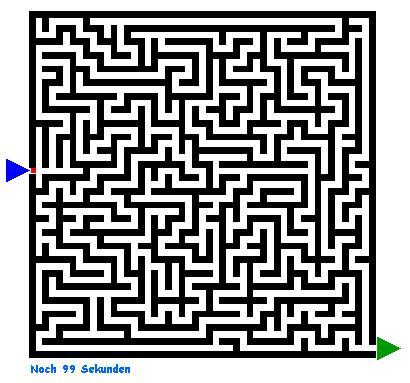
%> input picture labyrinth.jpg, 410 x 383 px
$ octave --eval "result = splitChannels(imread('../labyrinth.jpg'));"   (GNU Octave 9; MATLAB toolbox functions it lacks are replaced by stand-ins)
%> lines starting %> are read from the running program, lines starting %| are printed output that depends on the picture; in (x1, y1, x2, y2) boxes, pixels count from 0 and x2, y2 are one past the last pixel; in counts of white or black regions, pixels touching at a corner belong together; the program's own positions count from 1
### MatLab/centroid.m
function[resVec] = centroid(input)

% calculates centroid after gray to binary conversion
%
% INPUT
% input     ... 1 channel image
%
% OUTPUT
% resVec      ... centroid position

input = im2bw(input);
input = input * 255;
input = im2double(input);

m00 = 0.0;
m10 = 0.0;
m01 = 0.0;

[sizeX, sizeY] = size(input);

for x=1:sizeX
    for y=1:sizeY
       m00 = m00 + input(x,y);
       m10 = m10 + x * input(x,y);
       m01 = m01 + y * input(x,y);
    end
end

resVec = [int64(m10/m00), int64(m01/m00)];
end

### MatLab/splitChannels.m
function[resRed, resGreen, resGrey, pathStart] = splitChannels(input)

% Splits the red and green channel, creates a greyscale and
% finds the starting-point from the original image
%
% INPUT
% input ... original image
%
% OUTPUT
% resRed    ... red channel
% resGreen  ... green channel
% resGrey   ... greyscale image
% pathStart ... (x,y)-coordinates of the starting-point

si = size(input);
%> si = [383 410 3]
output = zeros(si(1),si(2));
for i = 1:si(1)
    for j = 1:si(2)
        if(input(i, j, 1) > input(i, j, 2)+0.14 && input(i, j, 1) > input(i, j, 3)+0.14)
            output(i,j) = 255;
        end
    end
end
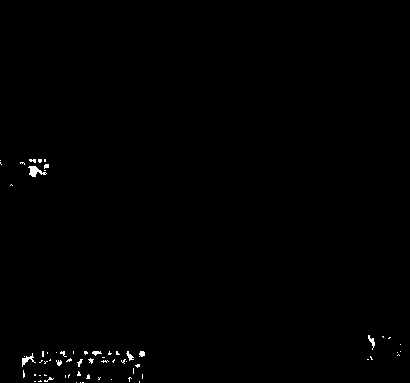
%> output: size 383x410 double; 0.46% white in thin lines or dots, all inside (x1, y1, x2, y2) = (0, 159, 401, 383)

resRed=output;
%imshow(output);
%uiwait;
output = zeros(si(1),si(2));
for i = 1:si(1)
    for j = 1:si(2)
        if(input(i, j, 2) > input(i, j, 1)+0.14 && input(i, j, 2) > input(i, j, 3)+0.14)
            output(i,j) = 255;
        end
    end
end
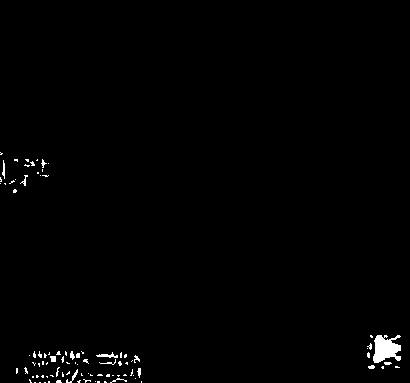
%> output: size 383x410 double; 0.95% white; 93 white regions (79 under 20 px), largest, box (x1, y1, x2, y2) and area: (373, 335, 401, 363) 544, (96, 352, 118, 358) 60, (66, 369, 78, 383) 42
resGreen=output;

center = centroid(resRed);
%> after the loop in centroid, `for x=1:sizeX`: m00 = 183855; m01 = 17724540; m10 = 57525195
%> in centroid, `resVec = [int64(m10/m00), int64(m01/m00)];`: resVec = [313 96]
%> center = [313 96]
% [5 lines of commented-out code are left out]


resGrey = input;
%> resGrey is the input picture: size 383x410x3 uint8; mean R, G, B 151.4, 151.9, 152.3
resGrey = max(max(resGrey(:,:,1), resGrey(:,:,2)),resGrey(:,:,3));
%> resGrey: size 383x410 uint8

pathStart=center;
%> pathStart = [313 96]

end
